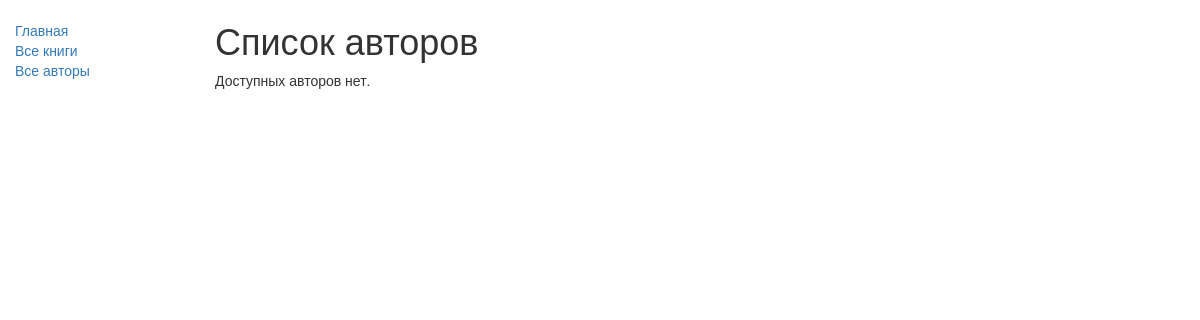
The app's page /catalog/authors/, older data.
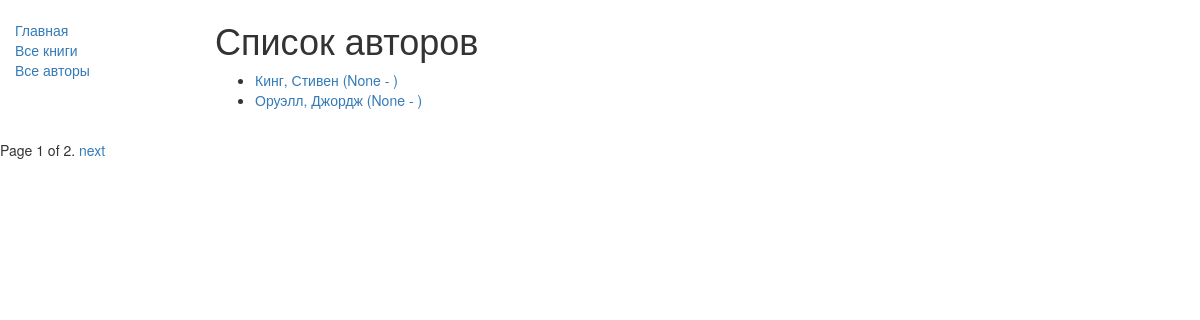
The same page, newer data.
### catalog/models.py (models this page shows)
class Author(models.Model):  #Модель автора
    first_name = models.CharField(max_length=100)
    last_name = models.CharField(max_length=100)
    date_of_birth = models.DateField(null=True, blank=True)
    date_of_death = models.DateField('Died', null=True, blank=True)
    def get_absolute_url(self):
        return reverse('author-detail', args=[str(self.id)])
    def __str__(self):
        return '%s, %s' % (self.last_name, self.first_name)
    def display_books(self):
        """
        Создает строку для отображения названий книг.
        Это необходимо для отображения книг в админке.
        """
        return ', '.join([book.title for book in Book.objects.filter(author=self)[:3]])
    display_books.short_description = 'Books'

### catalog/views.py (the view)
# urls.py: re_path('authors/$', views.AuthorListView.as_view(), name='authors'),
class AuthorListView(generic.ListView):
    model = Author
    paginate_by = 2
    def get_queryset(self):
        return Author.objects.all()

### catalog/templates/catalog/author_list.html
{% extends "base_generic.html" %}
{% block content %}
<h1>Список авторов</h1>
{% if author_list %}
  <ul>
  {% for author in author_list %}
    <li>
      <a href="{{ author.get_absolute_url }}">
      {{ author }} ({{author.date_of_birth}} - {% if author.date_of_death %}{{author.date_of_death}}{% endif %})
      </a>
    </li>
  {% endfor %}
 </ul>
{% else %}
  <p>Доступных авторов нет.</p>
{% endif %}
{% endblock %}

Row changes from the older to the newer data that the page shows:
added Author: last_name+first_name "Кинг, Стивен", date_of_birth "None"
added Author: last_name+first_name "Оруэлл, Джордж", date_of_birth "None"
Text that changed along with them:
{{ page_obj.number }}: (not shown) → "1"
{{ page_obj.paginator.num_pages }}: (not shown) → "2"
text no longer shown: "Доступных авторов нет."
text now shown: "Page of . next"
